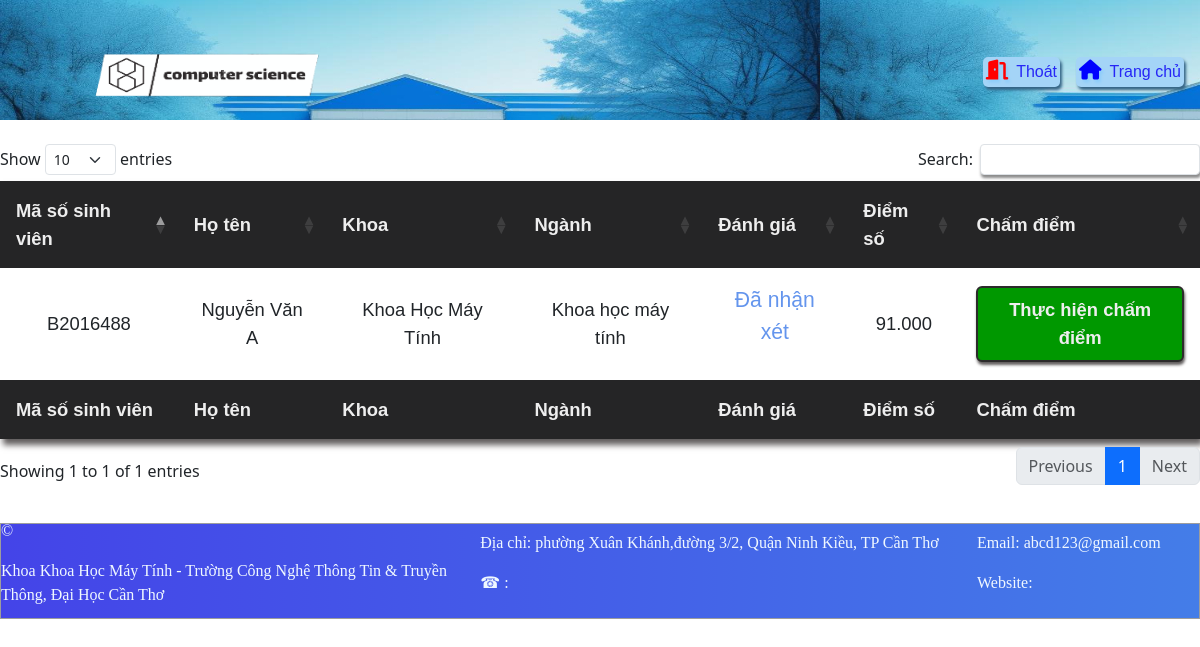
The page /DoiTuongSuDung/CanBoHuongDan/DanhSachChamDiemSinhVien/DanhSachSinhVien.php?MSCB=cbhd102 on the database its author committed.
### tables this page shows
CREATE TABLE IF NOT EXISTS `phieutheodoisinhvienthuctap` (
  `MSPTDSV` varchar(8) NOT NULL,
  `MSGV` varchar(8) DEFAULT NULL,
  `MSCB` varchar(8) DEFAULT NULL,
  `MSSV` varchar(8) DEFAULT NULL,
  `STT` mediumint(9) NOT NULL,
  PRIMARY KEY (`MSPTDSV`),
  KEY `MSSV` (`MSSV`),
  KEY `MSCB` (`MSCB`),
  KEY `STT` (`STT`),
  KEY `MSGV` (`MSGV`),
  CONSTRAINT `phieutheodoisinhvienthuctap_ibfk_1` FOREIGN KEY (`MSSV`) REFERENCES `sinhvien` (`MSSV`),
  CONSTRAINT `phieutheodoisinhvienthuctap_ibfk_2` FOREIGN KEY (`MSCB`) REFERENCES `canbohuongdan` (`MSCB`),
  CONSTRAINT `phieutheodoisinhvienthuctap_ibfk_3` FOREIGN KEY (`STT`) REFERENCES `dotthuctap` (`STT`),
  CONSTRAINT `phieutheodoisinhvienthuctap_ibfk_4` FOREIGN KEY (`MSGV`) REFERENCES `giangvienhuongdan` (`MSGV`)
);

CREATE TABLE IF NOT EXISTS `sinhvien` (
  `MSSV` varchar(8) NOT NULL,
  `HoTen` varchar(100) NOT NULL,
  `NgaySinh` date NOT NULL,
  `GioiTinh` char(1) NOT NULL DEFAULT '0',
  `DiaChi` text DEFAULT NULL,
  `SDT` char(12) DEFAULT NULL,
  `Email` varchar(100) NOT NULL,
  `CCCD` char(12) DEFAULT NULL,
  `MaLop` varchar(8) NOT NULL,
  PRIMARY KEY (`MSSV`),
  UNIQUE KEY `CCCD` (`CCCD`),
  UNIQUE KEY `SDT` (`SDT`),
  KEY `MaLop` (`MaLop`),
  CONSTRAINT `sinhvien_ibfk_1` FOREIGN KEY (`MaLop`) REFERENCES `lop` (`MaLop`)
);

CREATE TABLE IF NOT EXISTS `lop` (
  `MaLop` varchar(8) NOT NULL,
  `TenLop` varchar(50) NOT NULL,
  `MaNganh` varchar(7) NOT NULL,
  PRIMARY KEY (`MaLop`),
  KEY `MaNganh` (`MaNganh`),
  CONSTRAINT `lop_ibfk_1` FOREIGN KEY (`MaNganh`) REFERENCES `nganh` (`MaNganh`)
);

CREATE TABLE IF NOT EXISTS `nganh` (
  `MaNganh` varchar(7) NOT NULL,
  `TenNganh` varchar(50) NOT NULL,
  `MaKhoa` varchar(5) NOT NULL,
  PRIMARY KEY (`MaNganh`),
  KEY `MaKhoa` (`MaKhoa`),
  CONSTRAINT `nganh_ibfk_1` FOREIGN KEY (`MaKhoa`) REFERENCES `khoa` (`MaKhoa`)
);

CREATE TABLE IF NOT EXISTS `khoa` (
  `MaKhoa` varchar(8) NOT NULL,
  `tenKhoa` varchar(50) NOT NULL,
  PRIMARY KEY (`MaKhoa`)
);

### DoiTuongSuDung/TrangDungChung/CacHamXuLy.php (called while the page is built, shortened)
<?php
    include('KetNoi.php');
    function TruyVan($truyvan){
        global $connect;
        $truyvan = trim(strval($truyvan));
        $ThucHien = mysqli_query($connect,$truyvan);
        return $ThucHien;
    }
    function infSinhVien($Ma){
        global $connect;
        $layThongTin = "SELECT *
        FROM sinhvien sv INNER JOIN taikhoan tk ON sv.MSSV =tk.UserID
                                INNER JOIN lop ON lop.MaLop = sv.MaLop
                                INNER JOIN nganh ON nganh.MaNganh = lop.MaNganh
                                INNER JOIN khoa ON nganh.MaKhoa = khoa.MaKhoa
        WHERE sv.MSSV = '$Ma'";
        $ThucHanh = mysqli_query($connect,$layThongTin ) or die(mysqli_connect_error());
        $ketQua = mysqli_fetch_array($ThucHanh);
        return $ketQua;
    }
    function NganhHocCuaSinhVien($malop){
        $sql = "SELECT *
                FROM sinhvien sv INNER JOIN lop ON sv.MaLop = lop.MaLop
                                INNER JOIN nganh N ON N.MaNganh = lop.MaNganh
                WHERE sv.MaLop = '$malop'";
        $truyvan = TruyVan($sql);
        return mysqli_fetch_array($truyvan);
    }
    function NganhThuocKhoa($maNganh){
        $sql = "SELECT * FROM khoa k
                INNER JOIN nganh n ON k.MaKhoa = n.MaKhoa
                WHERE n.MaNganh = '$maNganh'";
        $truyvan = mysqli_fetch_array(TruyVan($sql));
        return $truyvan;
    }
    function mscb_PhieuTheoDoiThucTap($mscb){
        $sql = " SELECT * FROM phieutheodoisinhvienthuctap WHERE MSCB = '$mscb'";
        $truyvan = TruyVan($sql);
        return  $truyvan;
    }
    function MSSV_TongKetQuaThucTapThucTe($mssv){
        $sql = "SELECT ROUND(diem,3) AS diemso
                FROM(
                    SELECT SUM(Diem) diem
                    FROM phieudanhgiaketquathuctap pkq
                    INNER JOIN
                    chitietphieudanhgiaketquathuctap ct ON ct.MSPDGKQTT = pkq.MSPDGKQTT
                    WHERE pkq.MSSV = '$mssv'
                ) AS t";
        $thucHien = TruyVan($sql);
        return mysqli_fetch_array($thucHien)['diemso'];
    }
    function KiemTraSV_DaDuocCanBoNhanXetDanhGia($mssv){
        $sql = "SELECT COUNT(*) dem
                FROM chitietphieudanhgiavaphieutheodoi ct
                INNER JOIN phieutiepnhansinhvienthuctapthucte p ON ct.MSPXNTT = p.MSPXNTT
                INNER JOIN sinhvien sv ON sv.MSSV = p.MSSV
                WHERE sv.MSSV = '$mssv' AND ct.NhanXet IS NOT NULL";
        $thucHien = TruyVan($sql);
        if(mysqli_fetch_array($thucHien)['dem'] == 8){
            return 1;
        }
        return 0;
    }
?>

### DoiTuongSuDung/CanBoHuongDan/DanhSachChamDiemSinhVien/DanhSachSinhVien.php (the view, shortened to what this page needs)
<!DOCTYPE html>
<html lang="en">
    <head>
        <link rel="stylesheet" href="../../../DinhDangWebSite/TrangDungChung/TrangChu.css">
        <link rel="stylesheet" href="../../../DinhDangWebSite/TrangDungChung/DinhDangDungChungChoTatCa.css">
        <link rel="stylesheet" href="https://cdnjs.cloudflare.com/ajax/libs/font-awesome/6.2.1/css/all.min.css">
        <link rel="stylesheet" href="../../../DinhDangWebSite/TrangDungChung/TrangChuCaNhan.css">
        <link rel="stylesheet" href="../../../DinhDangWebSite/CanBoHuongDan/CBHD.css">
        <link rel="stylesheet" href="https://cdnjs.cloudflare.com/ajax/libs/twitter-bootstrap/5.3.0/css/bootstrap.min.css">
        <link rel="stylesheet" href="https://cdn.datatables.net/1.13.7/css/dataTables.bootstrap5.min.css">
        <?php
            include('../../TrangDungChung/KetNoi.php');
            include('../../TrangDungChung/CacHamXuLy.php');
            $mscb = $_GET['MSCB'];
            $ThongTinPhieuTheoDoi = mscb_PhieuTheoDoiThucTap($mscb);
        ?>
    </head>
    <body>
        <header>
            <div class="DauTrang">
                <div class="logo">
                    <img src="../../../Image/logo2.png" class="AnhLogo"/>
                </div>
                <div class="CacNut">
                    <a href="../../TrangDungChung/index.php" class="NutThoat"><i class="fa-solid fa-door-open"></i>Thoát</a>
                    <a href="TrangChuCanBoHuongDan.php?ID=<?php echo $_GET['ID'] ;?>" class="NutTrangChu"><i class="fa-solid fa-house"></i>Trang chủ</a>
                </div>
            </div>
        </header>
        <main>
            <div class="DinhDangViTriBang">
                <table id="CauHinhBangSVChamDiem" class="BangNhanXetSinhVien">
                    <thead>
                        <tr class="DongTieuDe">
                            <th>Mã số sinh viên</th>
                            <th>Họ tên</th>
                            <th>Khoa</th>
                            <th>Ngành</th>
                            <th>Đánh giá</th>
                            <th>Điểm số</th>
                            <th>Chấm điểm</th>
                        </tr>
                    </thead>
                    <tbody>
                        <?php
                            while($row = mysqli_fetch_array($ThongTinPhieuTheoDoi)){
                                $ThongTinSV = infSinhVien($row['MSSV']);
                                $mssv = $ThongTinSV['MSSV'];
                                $MaNganh = trim(NganhHocCuaSinhVien(trim($ThongTinSV['MaLop']))['MaNganh']);
                                $TenNganh = trim(NganhHocCuaSinhVien(trim($ThongTinSV['MaLop']))['TenNganh']);
                                $TenKhoa = NganhThuocKhoa($MaNganh)['tenKhoa'];
                                $nhanXet = "Chưa nhận xét";
                                $tongDiem = "Chưa chấm điểm";
                                if(!empty(MSSV_TongKetQuaThucTapThucTe($mssv))){
                                    $tongDiem = MSSV_TongKetQuaThucTapThucTe($mssv);
                                }
                                if(KiemTraSV_DaDuocCanBoNhanXetDanhGia($mssv) > 0){
                                    $nhanXet = "<p class='DaNhanXet'>Đã nhận xét</p>";
                                }
                                echo '<tr class="DongTieuDe">
                                            <td>'.$mssv .'</td>
                                            <td>'.$ThongTinSV['HoTen'].'</td>
                                            <td>'.$TenKhoa.'</td>
                                            <td>'.$TenNganh.'</td>
                                            <td>'.$nhanXet.'</td>
                                            <td>'.$tongDiem .'</td>
                                            <td>
                                                <a href="chamDiem.php?MSCB='.$mscb.'&MSSV='.$ThongTinSV['MSSV'].'" class="NutNhanXet">Thực hiện chấm điểm</a>
                                            </td>';
                                echo        '</tr>';
                            }
                        ?>
                    </tbody>
                    <tfoot>
                        <tr class="DongTieuDe">
                            <th>Mã số sinh viên</th>
                            <th>Họ tên</th>
                            <th>Khoa</th>
                            <th>Ngành</th>
                            <th>Đánh giá</th>
                            <th>Điểm số</th>
                            <th>Chấm điểm</th>
                        </tr>
                    </tfoot>
                </table>
            </div>
        </main>
        <footer>
            <div class="ChanBenPhai">
                <p>&copy; <span id="NamHienTai"></span></p>
                <p>
                    Khoa Khoa Học Máy Tính - Trường Công Nghệ Thông Tin & Truyền Thông, Đại Học Cần Thơ
                </p>
            </div>
            <div class="ChanBenTrai">
                <div class="ChanTrai1">
                    <p>Địa chỉ: phường Xuân Khánh,đường 3/2, Quận Ninh Kiều, TP Cần Thơ</p>
                    <span>&phone; : </span>
                </div>
                <div class="ChanTrai2">
                    <p>Email: abcd123@gmail.com</p>
                    <p>Website: </p>
                </div>
            </div>
        </footer>
    </body>
</html>

### DinhDangWebSite/TrangDungChung/TrangChu.css (style rules this page uses)
* { margin: 0; padding: 0; border: 0; }

### DinhDangWebSite/TrangDungChung/DinhDangDungChungChoTatCa.css (style rules this page uses)
* { margin: 0; padding: 0; border: 0; }
header { z-index: 1; }
.DauTrang { display: grid; grid-template-areas: 'Logo NutChucNang'; margin-bottom: 3vh; background-image: url( ../../Image/AnhDauTrang.jpg); width: 100vw; height: 15vh; }
.logo { grid: 'Logo'; }
.AnhLogo { cursor: pointer; margin: 0; height: 18vh; width: 40vh; padding: 0; margin-left: 5vw; }
.CacNut { display: flex; grid: 'NutChucNang'; justify-content: flex-end; align-items: center; }
.NutThoat,.NutTrangChu { margin: 0 2vh 0 0; display: block; border-radius: 5px; text-decoration: none; font-size: 1em; padding: 3px; font-family: Arial; background-color: rgb(164, 212, 247); color: rgb(38, 38, 246); cursor: pointer; box-shadow: 2px 3px 3px rgb(51, 99, 133); }
.fa-house,.fa-door-open { font-size: 1.25em; margin-right: 1vh; text-shadow: 2px 3px 3px rgb(141, 205, 250); }
.fa-house { color: blue; }
.fa-door-open { color: red; }
main { padding-bottom: 3vw; }
footer { display: grid; margin: 0; grid-template-areas: "ChanPhai ChanTrai"; border: 1px solid rgb(157, 157, 157); display: flex; left: 0; bottom: 0; width: 100vw; height: 12vh; color: aliceblue; background-image: linear-gradient(to left,rgb(68, 125, 232),rgb(68, 95, 232),rgb(68, 68, 232) ); }
.ChanBenPhai { grid: "ChanPhai"; width: 40vw; }
.ChanBenTrai { grid: "ChanTrai"; display: grid; grid-template-areas: "ChanTrai1 ChanTrai2"; width: 60vw; }
.ChanBenPhai,.ChanBenTrai { margin: 2vh 0 2vh 0; font-family: 'Times New Roman', Times, serif; }
.ChanTrai1 { grid: "ChanTrai1"; }
.ChanTrai2 { grid: "ChanTrai2"; }

### DinhDangWebSite/TrangDungChung/TrangChuCaNhan.css (style rules this page uses)
* { margin: 0; border: 0; padding: 0; }
main { display: flex; justify-content: center; }
td { padding: 5px; border-top: 1px solid rgb(203, 203, 203); }
footer { margin: 0; flex-shrink: 0; display: flex; justify-content: space-between; align-items: center; padding: 0; width: 100vw; z-index: 1; }

### DinhDangWebSite/CanBoHuongDan/CBHD.css (style rules this page uses)
table { border-collapse: collapse; }
td { border: 1px rgb(127, 127, 127) solid; }
th { border: 2px solid #fff; }
table tr:nth-child(odd) { background-color: rgb(244, 249, 224); }
.DinhDangViTriBang { display: flex; align-items: center; justify-content: center; }
.BangNhanXetSinhVien { margin: 5vw 0 5vw 0; font-size: 1.15em; font-family: Arial, Helvetica, sans-serif; box-shadow: 3px 6px 6px rgb(98, 94, 94); }
.DongTieuDe th { background-color: rgb(37, 37, 38); color: #eee; }
.DongTieuDe td,.DongTieuDe th { padding: 2vh; text-align: center; }
.NutNhanXet,.NutCapNhat { text-decoration: none; border: 2px solid rgb(44, 43, 43); box-shadow: 1px 3px 3px rgb(98, 94, 94); padding: 1vh; border-radius: 6px; cursor: pointer; }
.NutNhanXet { display: block; background-color: rgb(0, 152, 0); color: #eee; font-weight: 550; }

### DoiTuongSuDung/CanBoHuongDan/DanhSachChamDiemSinhVien/DanhSachSinhVien.php (style rules this page uses)
.DaNhanXet { color: cornflowerblue; font-size: 1.15em; }

### rows shown on the page
phieutheodoisinhvienthuctap: MSSV.MSSV "B2016488", MSSV.HoTen "Nguyễn Văn A", lop.MaLop "Khoa Học Máy Tính", lop.MaLop "Khoa học máy tính", tongDiem "91.000"
